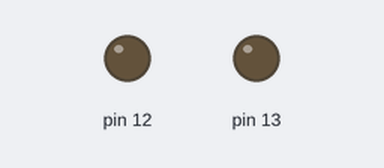
This sketch was run on a simulated Arduino Uno, built with avr-gcc and run on an emulated ATmega328P. Parts: output pins drawn as LEDs (lit = HIGH).

Above: at 0.5 s.
At 1.5 s:
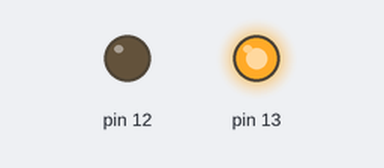
At 2.5 s:
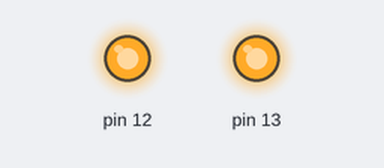
At 3.5 s:
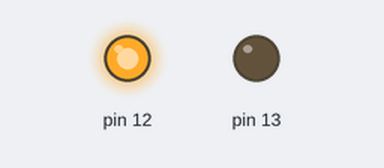
Timing chart, 0 to 6.5 s (numbered marks = the images above):
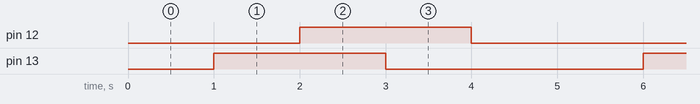

Measured:
- by itself, pin 12, pin 13: alternates HIGH for 2.0 s and LOW for 3.0 s
- by itself, everything shown: repeats every 5.0 s, in 4 steps

The sketch:

Solenoid.ino
```cpp
#include "Solenoid.h"

// #define solenoid_pin1 38
// #define solenoid_pin2 39

SOLENOID solenoid_1(13);
SOLENOID solenoid_2(12);

void setup() {
}

void loop() {
 solenoid_1.on();
 solenoid_2.on();
 solenoid_1.off();
 solenoid_2.off();
 delay(1000);

}
```

SOLENOID.cpp
```cpp
#include "SOLENOID.h"
#include "Arduino.h"

SOLENOID::SOLENOID(int solenoidPin){
  pin = solenoidPin;
  pinMode(pin, OUTPUT);
}

void SOLENOID::on(){
  delay(1000);
  digitalWrite(pin, HIGH);
}

void SOLENOID::off(){
  delay(1000);
  digitalWrite(pin, LOW);
}
```

SOLENOID.h
```cpp
#ifndef SOLENOID_H
#define SOLENOID_H

class SOLENOID {
  private:
    int pin;

  public:
    SOLENOID(int solenoidPin);

    void on();

    void off();
};
#endif
```
